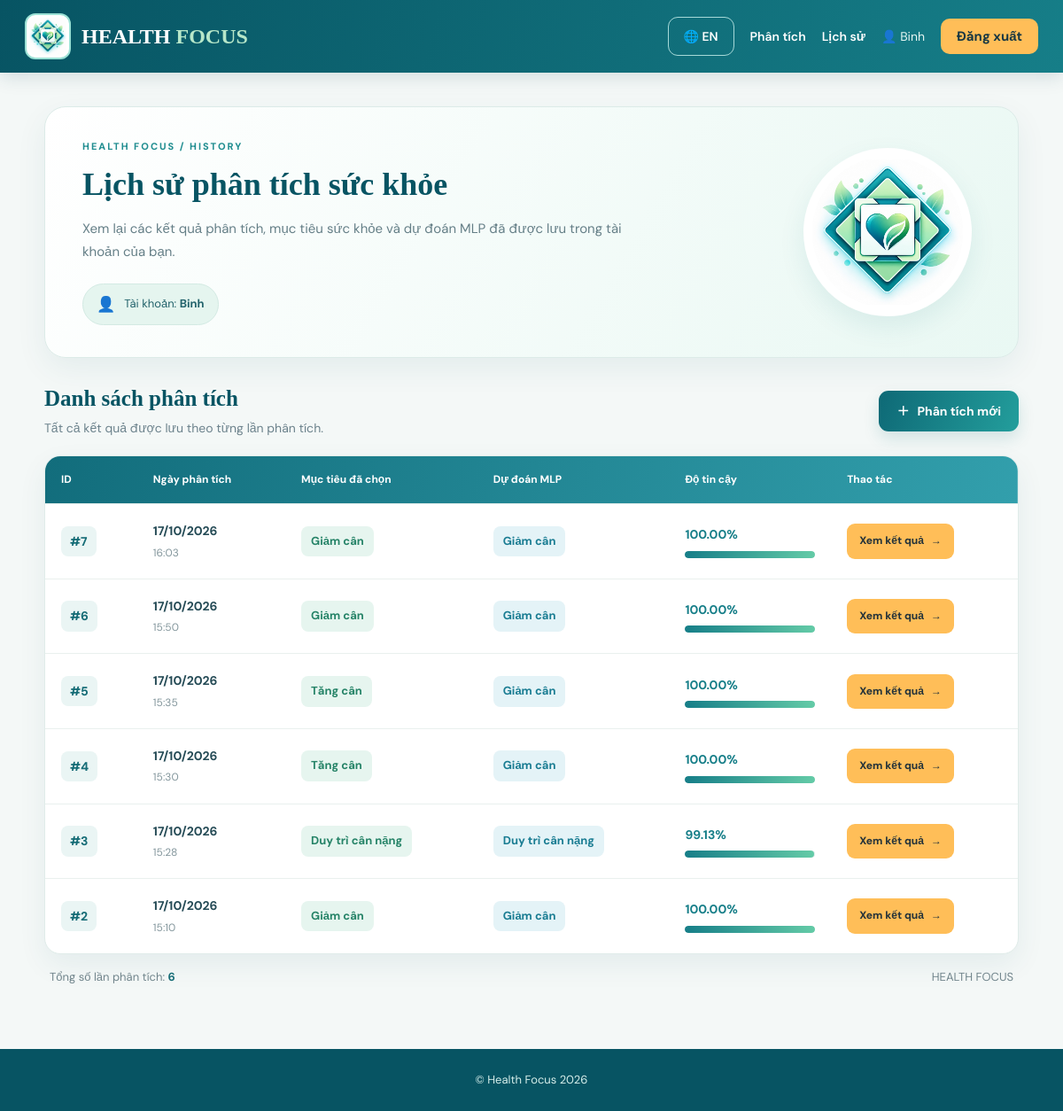
The app's page /history (signed in) with its own data.
### models.py (models this page shows, shortened)
class User(UserMixin, db.Model):
    __tablename__ = "users"
    id = db.Column(
        db.Integer,
        primary_key=True,
        autoincrement=True,
    )
    username = db.Column(
        db.String(80),
        unique=True,
        nullable=False,
        index=True,
    )
    password_hash = db.Column(
        db.String(255),
        nullable=False,
    )
    created_at = db.Column(
        db.DateTime,
        nullable=False,
        default=lambda: datetime.now(timezone.utc),
    )
    analyses = db.relationship(
        "HealthAnalysis",
        back_populates="user",
        cascade="all, delete-orphan",
    )

class HealthAnalysis(db.Model):
    __tablename__ = "health_analyses"
    id = db.Column(
        db.Integer,
        primary_key=True,
        autoincrement=True,
    )
    user_id = db.Column(
        db.Integer,
        db.ForeignKey("users.id"),
        nullable=False,
        index=True,
    )
    selected_goal = db.Column(
        db.String(50),
        nullable=False,
    )
    predicted_goal = db.Column(
        db.String(50),
        nullable=False,
    )
    confidence = db.Column(
        db.Float,
        nullable=False,
    )
    input_data = db.Column(
        db.JSON,
        nullable=False,
    )
    result_data = db.Column(
        db.JSON,
        nullable=False,
    )
    created_at = db.Column(
        db.DateTime,
        nullable=False,
        default=lambda: datetime.now(timezone.utc),
    )
    user = db.relationship(
        "User",
        back_populates="analyses",
    )

### app.py (the view)
@app.route("/history")
@login_required
def history():
    analysis_records = (
        HealthAnalysis.query
        .filter_by(user_id=current_user.id)
        .order_by(
            HealthAnalysis.created_at.desc()
        )
        .all()
    )
    return render_template(
        "history.html",
        records=analysis_records,
        language=get_language(),
        translate=translate,
    )

### templates/history.html (shortened to what this page needs)
<!DOCTYPE html>
<html lang="{{ language }}">
<head>
    <link
        rel="stylesheet"
        href="{{ url_for('static', filename='style.css') }}"
    >
    <link
        rel="stylesheet"
        href="{{ url_for('static', filename='history.css') }}"
    >
</head>
<body class="history-page">
    {% include 'components/navbar.html' %}
    <main class="history-container">
        <section class="history-header">
            <div class="history-header-content">
                <div class="history-eyebrow">
                    HEALTH FOCUS / HISTORY
                </div>
                <h1>
                    {% if language == 'vi' %}
                        Lịch sử phân tích sức khỏe
                    {% else %}
                        Health Analysis History
                    {% endif %}
                </h1>
                <p>
                    {% if language == 'vi' %}
                        Xem lại các kết quả phân tích,
                        mục tiêu sức khỏe và dự đoán MLP
                        đã được lưu trong tài khoản của bạn.
                    {% else %}
                        Review your saved health analyses,
                        selected goals and MLP predictions.
                    {% endif %}
                </p>
                <div class="history-user">
                    <span class="history-user-icon">
                        👤
                    </span>
                    <span>
                        {% if language == 'vi' %}
                            Tài khoản:
                        {% else %}
                            Account:
                        {% endif %}
                        <strong>
                            {{ current_user.username }}
                        </strong>
                    </span>
                </div>
            </div>
            <div class="history-header-visual">
                <div class="history-visual-circle">
                    <img
                        src="{{ url_for(
                            'static',
                            filename='images/health_focus_icon.jpg'
                        ) }}"
                        alt="Health Focus Icon"
                    >
                </div>
            </div>
        </section>
        <section class="history-content">
            <div class="history-section-heading">
                <div>
                    <h2>
                        {% if language == 'vi' %}
                            Danh sách phân tích
                        {% else %}
                            Analysis Records
                        {% endif %}
                    </h2>
                    <p>
                        {% if language == 'vi' %}
                            Tất cả kết quả được lưu
                            theo từng lần phân tích.
                        {% else %}
                            All saved results from
                            your previous analyses.
                        {% endif %}
                    </p>
                </div>
                <a
                    href="{{ url_for('new_analysis') }}"
                    class="history-new-button"
                >
                    <span>＋</span>
                    {% if language == 'vi' %}
                        Phân tích mới
                    {% else %}
                        New Analysis
                    {% endif %}
                </a>
            </div>
            {% if records %}
                <div class="history-table-wrapper">
                    <table class="history-table">
                        <thead>
                            <tr>
                                <th>ID</th>
                                <th>
                                    {% if language == 'vi' %}
                                        Ngày phân tích
                                    {% else %}
                                        Analysis Date
                                    {% endif %}
                                </th>
                                <th>
                                    {% if language == 'vi' %}
                                        Mục tiêu đã chọn
                                    {% else %}
                                        Selected Goal
                                    {% endif %}
                                </th>
                                <th>
                                    {% if language == 'vi' %}
                                        Dự đoán MLP
                                    {% else %}
                                        MLP Prediction
                                    {% endif %}
                                </th>
                                <th>
                                    {% if language == 'vi' %}
                                        Độ tin cậy
                                    {% else %}
                                        Confidence
                                    {% endif %}
                                </th>
                                <th>
                                    {% if language == 'vi' %}
                                        Thao tác
                                    {% else %}
                                        Action
                                    {% endif %}
                                </th>
                            </tr>
                        </thead>
                        <tbody>
                            {% for record in records %}
                                <tr>
                                    <td>
                                        <span class="history-record-id">
                                            #{{ record.id }}
                                        </span>
                                    </td>
                                    <td>
                                        <span class="history-date">
                                            {{ record.created_at.strftime(
                                                '%d/%m/%Y'
                                            ) }}
                                        </span>
                                        <small class="history-time">
                                            {{ record.created_at.strftime(
                                                '%H:%M'
                                            ) }}
                                        </small>
                                    </td>
                                    <td>
                                        <span class="history-goal">
                                            {{ translate(
                                                record.selected_goal,
                                                language
                                            ) }}
                                        </span>
                                    </td>
                                    <td>
                                        <span class="history-prediction">
                                            {{ translate(
                                                record.predicted_goal,
                                                language
                                            ) }}
                                        </span>
                                    </td>
                                    <td>
                                        <div class="history-confidence">
                                            <strong>
                                                {{ "%.2f"|format(
                                                    record.confidence * 100
                                                ) }}%
                                            </strong>
                                            <progress
                                                class="history-progress-native"
                                                value="{{ record.confidence * 100 }}"
                                                max="100"
                                            >
                                            </progress>
                                        </div>
                                    </td>
                                    <td>
                                        <a
                                            class="history-view-button"
                                            href="{{ url_for(
                                                'history_detail',
                                                analysis_id=record.id
                                            ) }}"
                                        >
                                            {% if language == 'vi' %}
                                                Xem kết quả
                                            {% else %}
                                                View Result
                                            {% endif %}
                                            <span>→</span>
                                        </a>
                                    </td>
                                </tr>
                            {% endfor %}
                        </tbody>
                    </table>
                </div>
                <div class="history-table-footer">
                    <span>
                        {% if language == 'vi' %}
                            Tổng số lần phân tích:
                        {% else %}
                            Total analyses:
                        {% endif %}
                        <strong>{{ records|length }}</strong>
                    </span>
                    <span>
                        HEALTH FOCUS
                    </span>
                </div>
            {% endif %}
        </section>
    </main>
    <footer class="history-footer">
        © Health Focus 2026
    </footer>
</body>
</html>

### templates/components/navbar.html (shortened to what this page needs)
{% set lang = session.get('language', language|default('vi')) %}
<nav class="health-navbar">
    <div class="nav-inner">
        <a class="health-brand" href="{{ url_for('language') }}">
            <img
                src="{{ url_for('static', filename='images/health_focus_icon.jpg') }}"
                alt="Health Focus"
            >
            <span>HEALTH <em>FOCUS</em></span>
        </a>
        <div class="health-navbar-links">
            <a class="language-switch"
               href="{{ url_for('select_language', language_code='en' if lang == 'vi' else 'vi') }}">
                🌐 {{ 'EN' if lang == 'vi' else 'VI' }}
            </a>
            {% if current_user.is_authenticated %}
                <a href="{{ url_for('health_form') }}">
                    {{ 'Phân tích' if lang == 'vi' else 'Analysis' }}
                </a>
                <a href="{{ url_for('history') }}">
                    {{ 'Lịch sử' if lang == 'vi' else 'History' }}
                </a>
                <span class="nav-user">
                    👤 {{ current_user.username }}
                </span>
                <form method="POST" action="{{ url_for('auth.logout') }}">
                    <button type="submit" class="nav-logout">
                        {{ 'Đăng xuất' if lang == 'vi' else 'Logout' }}
                    </button>
                </form>
            {% endif %}
        </div>
    </div>
</nav>

### records on screen
User: username "Binh"
HealthAnalysis: id "7", created_at "17/10/2026", created_at "16:03", confidence "100.00"
HealthAnalysis: id "6", created_at "17/10/2026", created_at "15:50", confidence "100.00"
HealthAnalysis: id "5", created_at "17/10/2026", created_at "15:35", confidence "100.00"
HealthAnalysis: id "4", created_at "17/10/2026", created_at "15:30", confidence "100.00"
HealthAnalysis: id "3", created_at "17/10/2026", created_at "15:28", confidence "99.13"
HealthAnalysis: id "2", created_at "17/10/2026", created_at "15:10", confidence "100.00"

### other values on screen
{{ 'EN' if lang == 'vi' else 'VI' }} "EN"
{{ 'Phân tích' if lang == 'vi' else 'Analysis' }} "Phân tích"
{{ 'Lịch sử' if lang == 'vi' else 'History' }} "Lịch sử"
{{ 'Đăng xuất' if lang == 'vi' else 'Logout' }} "Đăng xuất"
{{ records|length }} "6"
